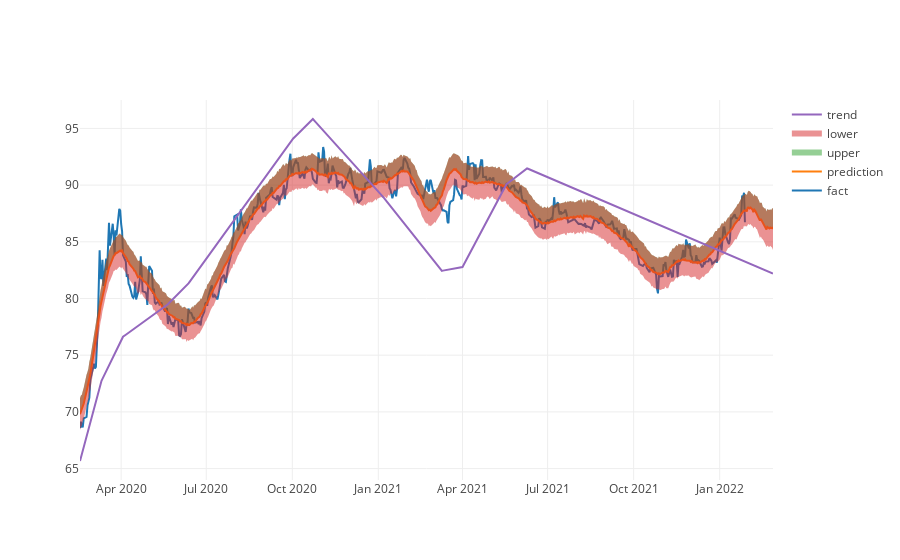

The code cell stored with this chart in its notebook:
### Code cell
# Рисуем график с границами прогноза
from plotly.offline import download_plotlyjs, init_notebook_mode, plot, iplot
import plotly.graph_objs as go
init_notebook_mode(connected = True)

iplot([
    go.Scatter(x=train['ds'], y=train['y'], name='fact'),
    go.Scatter(x=forecast['ds'], y=forecast['yhat'], name='prediction'),
    go.Scatter(x=forecast['ds'], y=forecast['yhat_upper'], fill='tonexty', mode='none', name='upper'),
    go.Scatter(x=forecast['ds'], y=forecast['yhat_lower'], fill='tonexty', mode='none', name='lower'),
    go.Scatter(x=forecast['ds'], y=forecast['trend'], name='trend')
])

### Figure 1 — Plotly figure (JSON) as saved in the notebook; plotly's stock layout.template omitted (floating-point values rounded to 4 significant figures; data arrays with more than 128 entries replaced by an {"elided": "..."} marker saying what was removed)
{"data": [{"name": "fact", "type": "scatter", "uid": "9018359d-4730-4320-8cec-e9312e4e6db8", "x": {"elided": "525 str values"}, "y": {"elided": "525 float values"}}, {"name": "prediction", "type": "scatter", "uid": "c99d1db0-207a-4298-a48f-a9f888e58f22", "x": {"elided": "555 str values"}, "y": {"elided": "555 float values"}}, {"fill": "tonexty", "mode": "none", "name": "upper", "type": "scatter", "uid": "af6c4f7a-a73a-4218-89ff-4428ac84cbd7", "x": {"elided": "555 str values"}, "y": {"elided": "555 float values"}}, {"fill": "tonexty", "mode": "none", "name": "lower", "type": "scatter", "uid": "eece4c6e-ff73-4c46-b270-60870af6c605", "x": {"elided": "555 str values"}, "y": {"elided": "555 float values"}}, {"name": "trend", "type": "scatter", "uid": "aa5ad0a5-1593-41e1-96ab-984c663d6166", "x": {"elided": "555 str values"}, "y": {"elided": "555 float values"}}], "layout": {}}
